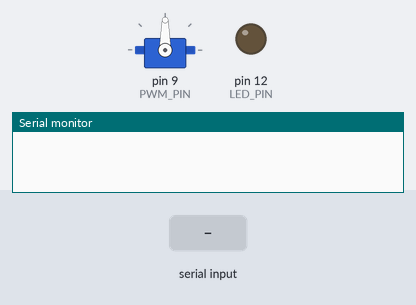
Recording of a sketch running on a simulated Arduino Uno, built with avr-gcc and run on an emulated ATmega328P. Parts: servo, output pins drawn as LEDs (lit = HIGH), the last lines printed to the serial monitor. Inputs (shaded band) come from the test bench.

Above: at 2.8 s.
2.9 s: "1" received over the second serial link
At 3.4 s:
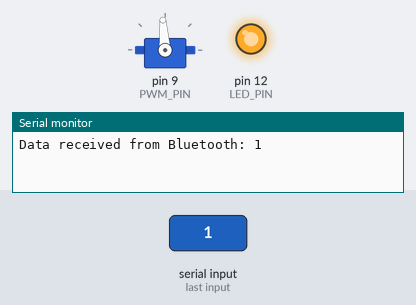
4.4 s: "0" received over the second serial link
At 5.7 s:
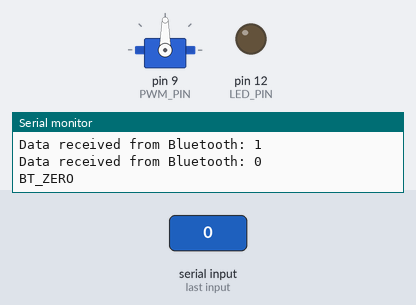
Timing chart, 0 to 7.4 s (numbered marks = the images above; inputs shaded):
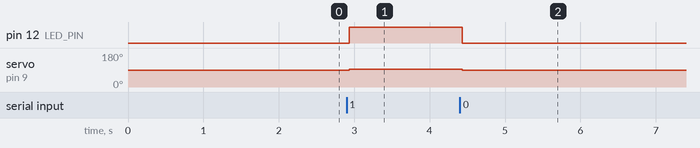

Measured:
- after the input at 2.9 s, pin 12 (LED_PIN): LOW → HIGH at once; servo on pin 9 (PWM_PIN): 90° → 94° at once
- after the input at 4.4 s, pin 12 (LED_PIN): HIGH → LOW at once; servo on pin 9 (PWM_PIN): 94° → 90° at once

The sketch:

Prototype_v0.8_esk8.ino
```cpp
// Testing using code from a website. Have to test with his specified app.
// Phone must pair with HC-06 and then Connect from app.
// Check if LED blinks as expected with app?

#include <SoftwareSerial.h>
#include <Servo.h>

#define BAUDRATE 9600
#define BT_ZERO 48
#define BT_MAX 57
#define ESC_ZERO 90
#define ESC_MAX 130

#define LED_PIN 12
#define PWM_PIN 9
#define BT_RX 4
#define BT_TX 2

// mySerial ( RX (input pin), TX ( output transmission pin))
SoftwareSerial mySerial(BT_RX, BT_TX);
Servo ESC;
char data;
int val;

void setup() {
  Serial.begin(BAUDRATE); //open the serial port
  delay(200);
  mySerial.begin(BAUDRATE); // open the bluetooth serial port
  delay(200);
  pinMode(LED_PIN, OUTPUT);
  delay(200);

  // Servo setup
  ESC.attach(PWM_PIN);
  delay(1000);
}


void loop()
{
  if (mySerial.available() > 0) // Send data only when you receive data:
  {
    data = mySerial.read(); //read data from bluetooth over serial

    //    if (isDigit(data)) {
    //      Serial.println(data);
    //      if ((int)data == 49)           //Checks whether value of data is equal to 1
    //        digitalWrite(12, HIGH);  //If value is 1 then LED turns ON
    //      else if ((int)data == 48)      //Checks whether value of data is equal to 0
    //        digitalWrite(12, LOW);   //If value is 0 then LED turns OFF
    //    }
    //  }

    if (isDigit(data)) {
      Serial.print("Data received from Bluetooth: ");
      Serial.println(data);
      mySerial.print("Data received from Bluetooth: ");
      mySerial.println(data);

      val = map((int)data, BT_ZERO, BT_MAX, ESC_ZERO, ESC_MAX);
      if ((int)data <= BT_ZERO) {
        digitalWrite(LED_PIN, LOW);
        val = ESC_ZERO;
        ESC.write(ESC_ZERO);

        Serial.println("BT_ZERO");
      } else {
        digitalWrite(LED_PIN, HIGH);
        if ((int)data >= BT_MAX) {
          data = BT_MAX;
          val = ESC_MAX;
          Serial.println("MAX");
        }
        ESC.write(val);
      }
    } // Comment out this section for troubleshooting

  }
}
```
